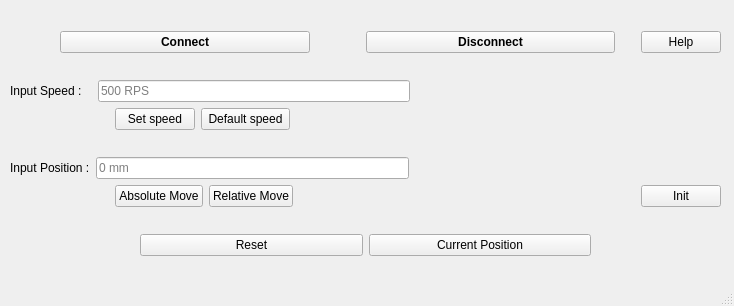
<?xml version="1.0" encoding="UTF-8"?>
<ui version="4.0">
 <class>MainWindow</class>
 <widget class="QMainWindow" name="MainWindow">
  <property name="geometry">
   <rect>
    <x>0</x>
    <y>0</y>
    <width>734</width>
    <height>306</height>
   </rect>
  </property>
  <property name="windowTitle">
   <string>Slim9Controller</string>
  </property>
  <widget class="QWidget" name="centralwidget">
   <widget class="QWidget" name="horizontalLayoutWidget_5">
    <property name="geometry">
     <rect>
      <x>10</x>
      <y>10</y>
      <width>711</width>
      <height>271</height>
     </rect>
    </property>
    <layout class="QHBoxLayout" name="horizontalLayout_5">
     <item>
      <layout class="QVBoxLayout" name="verticalLayout">
       <item>
        <layout class="QHBoxLayout" name="horizontalLayout_4">
         <item>
          <spacer name="horizontalSpacer_5">
           <property name="orientation">
            <enum>Qt::Horizontal</enum>
           </property>
           <property name="sizeType">
            <enum>QSizePolicy::Fixed</enum>
           </property>
           <property name="sizeHint" stdset="0">
            <size>
             <width>50</width>
             <height>20</height>
            </size>
           </property>
          </spacer>
         </item>
         <item>
          <widget class="QPushButton" name="btn_connect">
           <property name="font">
            <font>
             <weight>75</weight>
             <bold>true</bold>
            </font>
           </property>
           <property name="text">
            <string>Connect</string>
           </property>
          </widget>
         </item>
         <item>
          <spacer name="horizontalSpacer_7">
           <property name="orientation">
            <enum>Qt::Horizontal</enum>
           </property>
           <property name="sizeType">
            <enum>QSizePolicy::Fixed</enum>
           </property>
           <property name="sizeHint" stdset="0">
            <size>
             <width>50</width>
             <height>20</height>
            </size>
           </property>
          </spacer>
         </item>
         <item>
          <widget class="QPushButton" name="btn_disconnect">
           <property name="font">
            <font>
             <weight>75</weight>
             <bold>true</bold>
            </font>
           </property>
           <property name="text">
            <string>Disconnect</string>
           </property>
          </widget>
         </item>
         <item>
          <spacer name="horizontalSpacer_6">
           <property name="orientation">
            <enum>Qt::Horizontal</enum>
           </property>
           <property name="sizeType">
            <enum>QSizePolicy::Fixed</enum>
           </property>
           <property name="sizeHint" stdset="0">
            <size>
             <width>20</width>
             <height>20</height>
            </size>
           </property>
          </spacer>
         </item>
         <item>
          <widget class="QPushButton" name="btn_help">
           <property name="sizePolicy">
            <sizepolicy hsizetype="Fixed" vsizetype="Fixed">
             <horstretch>0</horstretch>
             <verstretch>0</verstretch>
            </sizepolicy>
           </property>
           <property name="text">
            <string>Help</string>
           </property>
           <property name="iconSize">
            <size>
             <width>25</width>
             <height>25</height>
            </size>
           </property>
          </widget>
         </item>
        </layout>
       </item>
       <item>
        <layout class="QVBoxLayout" name="verticalLayout_6">
         <item>
          <layout class="QHBoxLayout" name="horizontalLayout_3">
           <item>
            <widget class="QLabel" name="label_2">
             <property name="text">
              <string>Input Speed :   </string>
             </property>
            </widget>
           </item>
           <item>
            <widget class="QLineEdit" name="lineEdit_speed">
             <property name="text">
              <string/>
             </property>
             <property name="placeholderText">
              <string>500 RPS</string>
             </property>
            </widget>
           </item>
           <item>
            <spacer name="horizontalSpacer_10">
             <property name="orientation">
              <enum>Qt::Horizontal</enum>
             </property>
             <property name="sizeHint" stdset="0">
              <size>
               <width>40</width>
               <height>20</height>
              </size>
             </property>
            </spacer>
           </item>
          </layout>
         </item>
         <item>
          <layout class="QHBoxLayout" name="horizontalLayout_8">
           <item>
            <spacer name="horizontalSpacer">
             <property name="orientation">
              <enum>Qt::Horizontal</enum>
             </property>
             <property name="sizeType">
              <enum>QSizePolicy::Preferred</enum>
             </property>
             <property name="sizeHint" stdset="0">
              <size>
               <width>105</width>
               <height>20</height>
              </size>
             </property>
            </spacer>
           </item>
           <item>
            <widget class="QPushButton" name="btn_set_speed">
             <property name="text">
              <string>Set speed</string>
             </property>
            </widget>
           </item>
           <item>
            <widget class="QPushButton" name="btn_default_speed">
             <property name="text">
              <string> Default speed </string>
             </property>
            </widget>
           </item>
           <item>
            <spacer name="horizontalSpacer_2">
             <property name="orientation">
              <enum>Qt::Horizontal</enum>
             </property>
             <property name="sizeHint" stdset="0">
              <size>
               <width>40</width>
               <height>20</height>
              </size>
             </property>
            </spacer>
           </item>
          </layout>
         </item>
        </layout>
       </item>
       <item>
        <layout class="QVBoxLayout" name="verticalLayout_7">
         <item>
          <layout class="QHBoxLayout" name="horizontalLayout">
           <item>
            <widget class="QLabel" name="label">
             <property name="text">
              <string>Input Position :</string>
             </property>
            </widget>
           </item>
           <item>
            <widget class="QLineEdit" name="lineEdit_position">
             <property name="text">
              <string/>
             </property>
             <property name="placeholderText">
              <string>0 mm</string>
             </property>
            </widget>
           </item>
           <item>
            <spacer name="horizontalSpacer_11">
             <property name="orientation">
              <enum>Qt::Horizontal</enum>
             </property>
             <property name="sizeHint" stdset="0">
              <size>
               <width>40</width>
               <height>20</height>
              </size>
             </property>
            </spacer>
           </item>
          </layout>
         </item>
         <item>
          <layout class="QHBoxLayout" name="horizontalLayout_9">
           <item>
            <spacer name="horizontalSpacer_3">
             <property name="orientation">
              <enum>Qt::Horizontal</enum>
             </property>
             <property name="sizeType">
              <enum>QSizePolicy::Preferred</enum>
             </property>
             <property name="sizeHint" stdset="0">
              <size>
               <width>105</width>
               <height>20</height>
              </size>
             </property>
            </spacer>
           </item>
           <item>
            <widget class="QPushButton" name="btn_absolute_move">
             <property name="text">
              <string>Absolute Move</string>
             </property>
            </widget>
           </item>
           <item>
            <widget class="QPushButton" name="btn_relative_move">
             <property name="text">
              <string>Relative Move</string>
             </property>
            </widget>
           </item>
           <item>
            <spacer name="horizontalSpacer_4">
             <property name="orientation">
              <enum>Qt::Horizontal</enum>
             </property>
             <property name="sizeHint" stdset="0">
              <size>
               <width>40</width>
               <height>20</height>
              </size>
             </property>
            </spacer>
           </item>
           <item>
            <widget class="QPushButton" name="btn_home">
             <property name="sizePolicy">
              <sizepolicy hsizetype="Fixed" vsizetype="Fixed">
               <horstretch>20</horstretch>
               <verstretch>0</verstretch>
              </sizepolicy>
             </property>
             <property name="text">
              <string>Init</string>
             </property>
            </widget>
           </item>
          </layout>
         </item>
        </layout>
       </item>
       <item>
        <layout class="QHBoxLayout" name="horizontalLayout_2">
         <item>
          <spacer name="horizontalSpacer_8">
           <property name="orientation">
            <enum>Qt::Horizontal</enum>
           </property>
           <property name="sizeType">
            <enum>QSizePolicy::Fixed</enum>
           </property>
           <property name="sizeHint" stdset="0">
            <size>
             <width>130</width>
             <height>20</height>
            </size>
           </property>
          </spacer>
         </item>
         <item>
          <widget class="QPushButton" name="btn_reset">
           <property name="text">
            <string>Reset</string>
           </property>
          </widget>
         </item>
         <item>
          <widget class="QPushButton" name="btn_position">
           <property name="font">
            <font>
             <weight>50</weight>
             <bold>false</bold>
            </font>
           </property>
           <property name="text">
            <string>Current Position</string>
           </property>
          </widget>
         </item>
         <item>
          <spacer name="horizontalSpacer_9">
           <property name="orientation">
            <enum>Qt::Horizontal</enum>
           </property>
           <property name="sizeType">
            <enum>QSizePolicy::Fixed</enum>
           </property>
           <property name="sizeHint" stdset="0">
            <size>
             <width>130</width>
             <height>20</height>
            </size>
           </property>
          </spacer>
         </item>
        </layout>
       </item>
      </layout>
     </item>
    </layout>
   </widget>
  </widget>
  <widget class="QMenuBar" name="menubar">
   <property name="geometry">
    <rect>
     <x>0</x>
     <y>0</y>
     <width>734</width>
     <height>22</height>
    </rect>
   </property>
  </widget>
  <widget class="QStatusBar" name="statusbar"/>
 </widget>
 <resources/>
 <connections/>
</ui>
